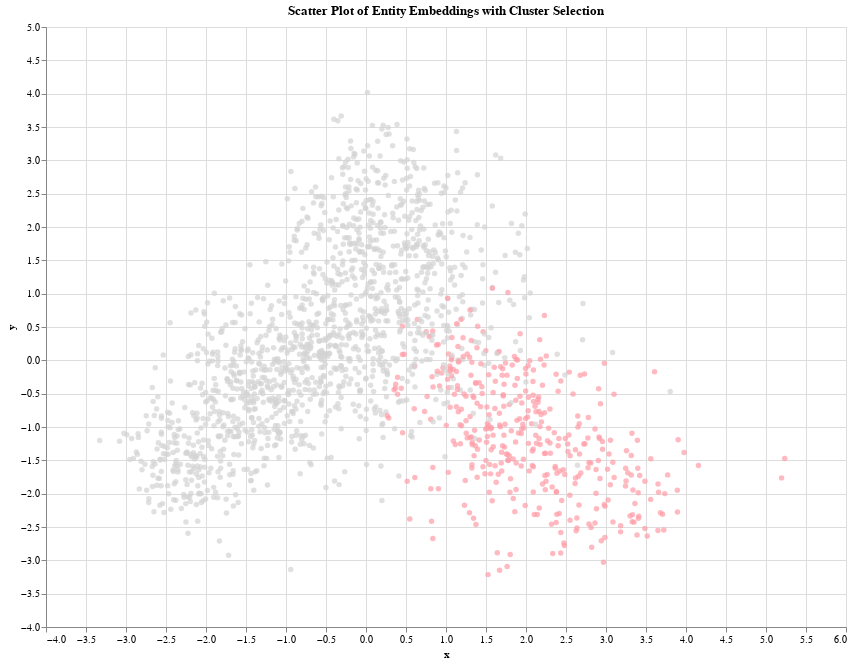

Notebook source saved alongside this figure:
### Code cell
# Menù a tendina per "Tipo dato"
dropdown_options1 = sorted(embeddings_df['cluster_name'].unique().tolist())

# Create a selection element for clusters
cluster_selection = alt.selection_single(
    fields=['cluster_name'],
    bind=alt.binding_select(options=embeddings_df['cluster_name'].unique(), name='Cluster: '),
    value = dropdown_options1[7]
)

# Create the scatter plot
scatter_plot = alt.Chart(embeddings_df).mark_circle().encode(
    x='x:Q',
    y='y:Q',
    color=alt.condition(
        cluster_selection,
        alt.Color('cluster_name:N', legend=None),
        alt.value('lightgrey')
    ),
    tooltip=['cluster_name', 'entity']
).add_selection(
    cluster_selection
).properties(
    title='Scatter Plot of Entity Embeddings with Cluster Selection',
    width=800,
    height=600
)

# Display the chart
scatter_plot.display()

### Figure 1 — Vega-Lite specification as saved in the notebook (floating-point values rounded to 4 significant figures; data arrays with more than 128 entries replaced by an {"elided": "..."} marker saying what was removed)
{"config": {"view": {"continuousWidth": 300, "continuousHeight": 300}}, "data": {"name": "data-fb8fc0f555c3ea2375e702dfcae9ee44"}, "mark": {"type": "circle"}, "encoding": {"color": {"condition": {"param": "param_8", "field": "cluster_name", "legend": null, "type": "nominal"}, "value": "lightgrey"}, "tooltip": [{"field": "cluster_name", "type": "nominal"}, {"field": "entity", "type": "nominal"}], "x": {"field": "x", "type": "quantitative"}, "y": {"field": "y", "type": "quantitative"}}, "height": 600, "params": [{"name": "param_8", "select": {"type": "point", "fields": ["cluster_name"]}, "bind": {"input": "select", "options": ["Suolo", "Sindacato", "Roma", "Società (sociologia)", "Dio", "Europa", "Agricoltura", "Italia"], "name": "Cluster: "}, "value": "Suolo"}], "title": "Scatter Plot of Entity Embeddings with Cluster Selection", "width": 800, "$schema": "https://vega.github.io/schema/vega-lite/v5.17.0.json", "datasets": {"data-fb8fc0f555c3ea2375e702dfcae9ee44": {"elided": "1810 records"}}}
